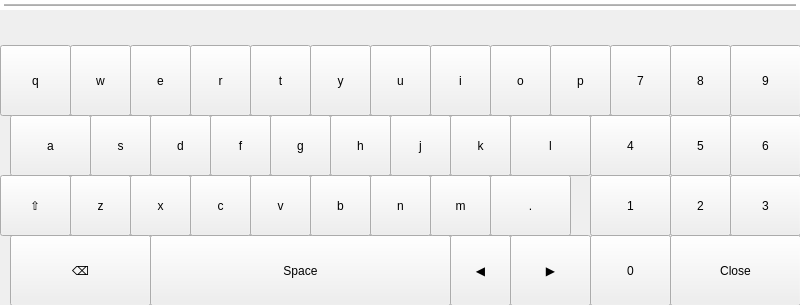
<?xml version="1.0" encoding="UTF-8"?>
<ui version="4.0">
 <class>uiKeyboardAlphanumeric</class>
 <widget class="QWidget" name="uiKeyboardAlphanumeric">
  <property name="geometry">
   <rect>
    <x>0</x>
    <y>0</y>
    <width>800</width>
    <height>305</height>
   </rect>
  </property>
  <property name="windowTitle">
   <string>Frame</string>
  </property>
  <widget class="Backdrop" name="uiDropshadow">
   <property name="geometry">
    <rect>
     <x>0</x>
     <y>0</y>
     <width>800</width>
     <height>10</height>
    </rect>
   </property>
   <property name="styleSheet">
    <string notr="true">
				background: rgba(255,255,255,128);
				border: 4px solid white;
				background: qlineargradient(x1:0 y1:0, x2:0 y2:1, stop:0 transparent, stop:1 rgba(0,0,0,128));
			</string>
   </property>
   <property name="customStyleSheet" stdset="0">
    <string>background: qlineargradient(x1:0 y1:0, x2:0 y2:1, stop:0 transparent, stop:1 rgba(0,0,0,128));</string>
   </property>
  </widget>
  <widget class="Backdrop" name="backdrop">
   <property name="geometry">
    <rect>
     <x>0</x>
     <y>10</y>
     <width>800</width>
     <height>300</height>
    </rect>
   </property>
  </widget>
  <widget class="QWidget" name="uiSuggestionBar">
   <property name="geometry">
    <rect>
     <x>0</x>
     <y>0</y>
     <width>801</width>
     <height>51</height>
    </rect>
   </property>
   <layout class="QHBoxLayout" name="uiSuggestionBarLayout">
    <property name="spacing">
     <number>0</number>
    </property>
   </layout>
  </widget>
  <widget class="QWidget" name="uiKeyPanel" native="true">
   <property name="geometry">
    <rect>
     <x>0</x>
     <y>45</y>
     <width>800</width>
     <height>260</height>
    </rect>
   </property>
   <widget class="Button" name="ui9">
    <property name="geometry">
     <rect>
      <x>730</x>
      <y>0</y>
      <width>71</width>
      <height>71</height>
     </rect>
    </property>
    <property name="text">
     <string>9</string>
    </property>
    <property name="clickMarginLeft" stdset="0">
     <enum>Button::none</enum>
    </property>
    <property name="clickMarginRight" stdset="0">
     <enum>Button::half</enum>
    </property>
    <property name="clickMarginTop" stdset="0">
     <enum>Button::half</enum>
    </property>
    <property name="clickMarginBottom" stdset="0">
     <enum>Button::none</enum>
    </property>
    <property name="customStyleSheet" stdset="0">
     <string>Button { font-size: 22px; }</string>
    </property>
   </widget>
   <widget class="Button" name="uiClose">
    <property name="geometry">
     <rect>
      <x>670</x>
      <y>190</y>
      <width>131</width>
      <height>71</height>
     </rect>
    </property>
    <property name="text">
     <string>Close</string>
    </property>
    <property name="clickMarginLeft" stdset="0">
     <enum>Button::none</enum>
    </property>
    <property name="clickMarginRight" stdset="0">
     <enum>Button::half</enum>
    </property>
    <property name="clickMarginTop" stdset="0">
     <enum>Button::none</enum>
    </property>
    <property name="clickMarginBottom" stdset="0">
     <enum>Button::half</enum>
    </property>
    <property name="customStyleSheet" stdset="0">
     <string>Button { font-size: 22px; }</string>
    </property>
   </widget>
   <widget class="Button" name="uiDot">
    <property name="geometry">
     <rect>
      <x>490</x>
      <y>130</y>
      <width>81</width>
      <height>61</height>
     </rect>
    </property>
    <property name="text">
     <string>.</string>
    </property>
    <property name="clickMarginLeft" stdset="0">
     <enum>Button::none</enum>
    </property>
    <property name="clickMarginTop" stdset="0">
     <enum>Button::none</enum>
    </property>
    <property name="clickMarginBottom" stdset="0">
     <enum>Button::none</enum>
    </property>
    <property name="customStyleSheet" stdset="0">
     <string>Button { font-size: 22px; }</string>
    </property>
   </widget>
   <widget class="Button" name="uiX">
    <property name="geometry">
     <rect>
      <x>130</x>
      <y>130</y>
      <width>61</width>
      <height>61</height>
     </rect>
    </property>
    <property name="text">
     <string>x</string>
    </property>
    <property name="clickMarginLeft" stdset="0">
     <enum>Button::none</enum>
    </property>
    <property name="clickMarginRight" stdset="0">
     <enum>Button::none</enum>
    </property>
    <property name="clickMarginTop" stdset="0">
     <enum>Button::none</enum>
    </property>
    <property name="clickMarginBottom" stdset="0">
     <enum>Button::none</enum>
    </property>
    <property name="customStyleSheet" stdset="0">
     <string>Button { font-size: 22px; }</string>
    </property>
   </widget>
   <widget class="Button" name="uiT">
    <property name="geometry">
     <rect>
      <x>250</x>
      <y>0</y>
      <width>61</width>
      <height>71</height>
     </rect>
    </property>
    <property name="text">
     <string>t</string>
    </property>
    <property name="clickMarginLeft" stdset="0">
     <enum>Button::none</enum>
    </property>
    <property name="clickMarginRight" stdset="0">
     <enum>Button::none</enum>
    </property>
    <property name="clickMarginTop" stdset="0">
     <enum>Button::half</enum>
    </property>
    <property name="clickMarginBottom" stdset="0">
     <enum>Button::none</enum>
    </property>
    <property name="customStyleSheet" stdset="0">
     <string>Button { font-size: 22px; }</string>
    </property>
   </widget>
   <widget class="Button" name="uiSpace">
    <property name="geometry">
     <rect>
      <x>150</x>
      <y>190</y>
      <width>301</width>
      <height>71</height>
     </rect>
    </property>
    <property name="text">
     <string>Space</string>
    </property>
    <property name="clickMarginLeft" stdset="0">
     <enum>Button::none</enum>
    </property>
    <property name="clickMarginRight" stdset="0">
     <enum>Button::none</enum>
    </property>
    <property name="clickMarginTop" stdset="0">
     <enum>Button::none</enum>
    </property>
    <property name="clickMarginBottom" stdset="0">
     <enum>Button::half</enum>
    </property>
    <property name="customStyleSheet" stdset="0">
     <string>Button { font-size: 22px; }</string>
    </property>
   </widget>
   <widget class="Button" name="uiRight">
    <property name="geometry">
     <rect>
      <x>510</x>
      <y>190</y>
      <width>81</width>
      <height>71</height>
     </rect>
    </property>
    <property name="text">
     <string>▶</string>
    </property>
    <property name="autoRepeat">
     <bool>true</bool>
    </property>
    <property name="autoRepeatDelay">
     <number>500</number>
    </property>
    <property name="clickMarginLeft" stdset="0">
     <enum>Button::none</enum>
    </property>
    <property name="clickMarginTop" stdset="0">
     <enum>Button::none</enum>
    </property>
    <property name="clickMarginBottom" stdset="0">
     <enum>Button::half</enum>
    </property>
    <property name="customStyleSheet" stdset="0">
     <string>Button { font-size: 22px; }</string>
    </property>
   </widget>
   <widget class="Button" name="uiF">
    <property name="geometry">
     <rect>
      <x>210</x>
      <y>70</y>
      <width>61</width>
      <height>61</height>
     </rect>
    </property>
    <property name="text">
     <string>f</string>
    </property>
    <property name="clickMarginLeft" stdset="0">
     <enum>Button::none</enum>
    </property>
    <property name="clickMarginRight" stdset="0">
     <enum>Button::none</enum>
    </property>
    <property name="clickMarginTop" stdset="0">
     <enum>Button::none</enum>
    </property>
    <property name="clickMarginBottom" stdset="0">
     <enum>Button::none</enum>
    </property>
    <property name="customStyleSheet" stdset="0">
     <string>Button { font-size: 22px; }</string>
    </property>
   </widget>
   <widget class="Button" name="uiW">
    <property name="geometry">
     <rect>
      <x>70</x>
      <y>0</y>
      <width>61</width>
      <height>71</height>
     </rect>
    </property>
    <property name="text">
     <string>w</string>
    </property>
    <property name="clickMarginLeft" stdset="0">
     <enum>Button::none</enum>
    </property>
    <property name="clickMarginRight" stdset="0">
     <enum>Button::none</enum>
    </property>
    <property name="clickMarginTop" stdset="0">
     <enum>Button::half</enum>
    </property>
    <property name="clickMarginBottom" stdset="0">
     <enum>Button::none</enum>
    </property>
    <property name="customStyleSheet" stdset="0">
     <string>Button { font-size: 22px; }</string>
    </property>
   </widget>
   <widget class="Button" name="ui6">
    <property name="geometry">
     <rect>
      <x>730</x>
      <y>70</y>
      <width>71</width>
      <height>61</height>
     </rect>
    </property>
    <property name="text">
     <string>6</string>
    </property>
    <property name="clickMarginLeft" stdset="0">
     <enum>Button::none</enum>
    </property>
    <property name="clickMarginRight" stdset="0">
     <enum>Button::half</enum>
    </property>
    <property name="clickMarginTop" stdset="0">
     <enum>Button::none</enum>
    </property>
    <property name="clickMarginBottom" stdset="0">
     <enum>Button::none</enum>
    </property>
    <property name="customStyleSheet" stdset="0">
     <string>Button { font-size: 22px; }</string>
    </property>
   </widget>
   <widget class="Button" name="uiQ">
    <property name="geometry">
     <rect>
      <x>0</x>
      <y>0</y>
      <width>71</width>
      <height>71</height>
     </rect>
    </property>
    <property name="text">
     <string>q</string>
    </property>
    <property name="clickMarginLeft" stdset="0">
     <enum>Button::half</enum>
    </property>
    <property name="clickMarginRight" stdset="0">
     <enum>Button::none</enum>
    </property>
    <property name="clickMarginTop" stdset="0">
     <enum>Button::half</enum>
    </property>
    <property name="clickMarginBottom" stdset="0">
     <enum>Button::none</enum>
    </property>
    <property name="customStyleSheet" stdset="0">
     <string>Button { font-size: 22px; }</string>
    </property>
   </widget>
   <widget class="Button" name="uiM">
    <property name="geometry">
     <rect>
      <x>430</x>
      <y>130</y>
      <width>61</width>
      <height>61</height>
     </rect>
    </property>
    <property name="text">
     <string>m</string>
    </property>
    <property name="clickMarginLeft" stdset="0">
     <enum>Button::none</enum>
    </property>
    <property name="clickMarginRight" stdset="0">
     <enum>Button::none</enum>
    </property>
    <property name="clickMarginTop" stdset="0">
     <enum>Button::none</enum>
    </property>
    <property name="clickMarginBottom" stdset="0">
     <enum>Button::none</enum>
    </property>
    <property name="customStyleSheet" stdset="0">
     <string>Button { font-size: 22px; }</string>
    </property>
   </widget>
   <widget class="Button" name="uiU">
    <property name="geometry">
     <rect>
      <x>370</x>
      <y>0</y>
      <width>61</width>
      <height>71</height>
     </rect>
    </property>
    <property name="text">
     <string>u</string>
    </property>
    <property name="clickMarginLeft" stdset="0">
     <enum>Button::none</enum>
    </property>
    <property name="clickMarginRight" stdset="0">
     <enum>Button::none</enum>
    </property>
    <property name="clickMarginTop" stdset="0">
     <enum>Button::half</enum>
    </property>
    <property name="clickMarginBottom" stdset="0">
     <enum>Button::none</enum>
    </property>
    <property name="customStyleSheet" stdset="0">
     <string>Button { font-size: 22px; }</string>
    </property>
   </widget>
   <widget class="Button" name="uiP">
    <property name="geometry">
     <rect>
      <x>550</x>
      <y>0</y>
      <width>61</width>
      <height>71</height>
     </rect>
    </property>
    <property name="text">
     <string>p</string>
    </property>
    <property name="clickMarginLeft" stdset="0">
     <enum>Button::none</enum>
    </property>
    <property name="clickMarginRight" stdset="0">
     <enum>Button::none</enum>
    </property>
    <property name="clickMarginTop" stdset="0">
     <enum>Button::half</enum>
    </property>
    <property name="clickMarginBottom" stdset="0">
     <enum>Button::none</enum>
    </property>
    <property name="customStyleSheet" stdset="0">
     <string>Button { font-size: 22px; }</string>
    </property>
   </widget>
   <widget class="Button" name="ui5">
    <property name="geometry">
     <rect>
      <x>670</x>
      <y>70</y>
      <width>61</width>
      <height>61</height>
     </rect>
    </property>
    <property name="text">
     <string>5</string>
    </property>
    <property name="clickMarginLeft" stdset="0">
     <enum>Button::none</enum>
    </property>
    <property name="clickMarginRight" stdset="0">
     <enum>Button::none</enum>
    </property>
    <property name="clickMarginTop" stdset="0">
     <enum>Button::none</enum>
    </property>
    <property name="clickMarginBottom" stdset="0">
     <enum>Button::none</enum>
    </property>
    <property name="customStyleSheet" stdset="0">
     <string>Button { font-size: 22px; }</string>
    </property>
   </widget>
   <widget class="Button" name="uiBackspace">
    <property name="geometry">
     <rect>
      <x>10</x>
      <y>190</y>
      <width>141</width>
      <height>71</height>
     </rect>
    </property>
    <property name="text">
     <string>⌫</string>
    </property>
    <property name="autoRepeat">
     <bool>true</bool>
    </property>
    <property name="autoRepeatDelay">
     <number>500</number>
    </property>
    <property name="clickMarginRight" stdset="0">
     <enum>Button::none</enum>
    </property>
    <property name="clickMarginTop" stdset="0">
     <enum>Button::none</enum>
    </property>
    <property name="clickMarginBottom" stdset="0">
     <enum>Button::half</enum>
    </property>
    <property name="customStyleSheet" stdset="0">
     <string>Button { font-size: 22px; }</string>
    </property>
   </widget>
   <widget class="Button" name="uiR">
    <property name="geometry">
     <rect>
      <x>190</x>
      <y>0</y>
      <width>61</width>
      <height>71</height>
     </rect>
    </property>
    <property name="text">
     <string>r</string>
    </property>
    <property name="clickMarginLeft" stdset="0">
     <enum>Button::none</enum>
    </property>
    <property name="clickMarginRight" stdset="0">
     <enum>Button::none</enum>
    </property>
    <property name="clickMarginTop" stdset="0">
     <enum>Button::half</enum>
    </property>
    <property name="clickMarginBottom" stdset="0">
     <enum>Button::none</enum>
    </property>
    <property name="customStyleSheet" stdset="0">
     <string>Button { font-size: 22px; }</string>
    </property>
   </widget>
   <widget class="Button" name="uiShift">
    <property name="geometry">
     <rect>
      <x>0</x>
      <y>130</y>
      <width>71</width>
      <height>61</height>
     </rect>
    </property>
    <property name="text">
     <string>⇧</string>
    </property>
    <property name="clickMarginLeft" stdset="0">
     <enum>Button::half</enum>
    </property>
    <property name="clickMarginRight" stdset="0">
     <enum>Button::none</enum>
    </property>
    <property name="clickMarginTop" stdset="0">
     <enum>Button::none</enum>
    </property>
    <property name="clickMarginBottom" stdset="0">
     <enum>Button::none</enum>
    </property>
    <property name="customStyleSheet" stdset="0">
     <string>Button { font-size: 22px; }</string>
    </property>
   </widget>
   <widget class="Button" name="uiLeft">
    <property name="geometry">
     <rect>
      <x>450</x>
      <y>190</y>
      <width>61</width>
      <height>71</height>
     </rect>
    </property>
    <property name="text">
     <string>◀</string>
    </property>
    <property name="autoRepeat">
     <bool>true</bool>
    </property>
    <property name="autoRepeatDelay">
     <number>500</number>
    </property>
    <property name="clickMarginLeft" stdset="0">
     <enum>Button::none</enum>
    </property>
    <property name="clickMarginRight" stdset="0">
     <enum>Button::none</enum>
    </property>
    <property name="clickMarginTop" stdset="0">
     <enum>Button::none</enum>
    </property>
    <property name="clickMarginBottom" stdset="0">
     <enum>Button::half</enum>
    </property>
    <property name="customStyleSheet" stdset="0">
     <string>Button { font-size: 22px; }</string>
    </property>
   </widget>
   <widget class="Button" name="uiE">
    <property name="geometry">
     <rect>
      <x>130</x>
      <y>0</y>
      <width>61</width>
      <height>71</height>
     </rect>
    </property>
    <property name="text">
     <string>e</string>
    </property>
    <property name="clickMarginLeft" stdset="0">
     <enum>Button::none</enum>
    </property>
    <property name="clickMarginRight" stdset="0">
     <enum>Button::none</enum>
    </property>
    <property name="clickMarginTop" stdset="0">
     <enum>Button::half</enum>
    </property>
    <property name="clickMarginBottom" stdset="0">
     <enum>Button::none</enum>
    </property>
    <property name="customStyleSheet" stdset="0">
     <string>Button { font-size: 22px; }</string>
    </property>
   </widget>
   <widget class="Button" name="uiB">
    <property name="geometry">
     <rect>
      <x>310</x>
      <y>130</y>
      <width>61</width>
      <height>61</height>
     </rect>
    </property>
    <property name="text">
     <string>b</string>
    </property>
    <property name="clickMarginLeft" stdset="0">
     <enum>Button::none</enum>
    </property>
    <property name="clickMarginRight" stdset="0">
     <enum>Button::none</enum>
    </property>
    <property name="clickMarginTop" stdset="0">
     <enum>Button::none</enum>
    </property>
    <property name="clickMarginBottom" stdset="0">
     <enum>Button::none</enum>
    </property>
    <property name="customStyleSheet" stdset="0">
     <string>Button { font-size: 22px; }</string>
    </property>
   </widget>
   <widget class="Button" name="ui7">
    <property name="geometry">
     <rect>
      <x>610</x>
      <y>0</y>
      <width>61</width>
      <height>71</height>
     </rect>
    </property>
    <property name="text">
     <string>7</string>
    </property>
    <property name="clickMarginLeft" stdset="0">
     <enum>Button::none</enum>
    </property>
    <property name="clickMarginRight" stdset="0">
     <enum>Button::none</enum>
    </property>
    <property name="clickMarginTop" stdset="0">
     <enum>Button::half</enum>
    </property>
    <property name="clickMarginBottom" stdset="0">
     <enum>Button::none</enum>
    </property>
    <property name="customStyleSheet" stdset="0">
     <string>Button { font-size: 22px; }</string>
    </property>
   </widget>
   <widget class="Button" name="ui2">
    <property name="geometry">
     <rect>
      <x>670</x>
      <y>130</y>
      <width>61</width>
      <height>61</height>
     </rect>
    </property>
    <property name="text">
     <string>2</string>
    </property>
    <property name="clickMarginLeft" stdset="0">
     <enum>Button::none</enum>
    </property>
    <property name="clickMarginRight" stdset="0">
     <enum>Button::none</enum>
    </property>
    <property name="clickMarginTop" stdset="0">
     <enum>Button::none</enum>
    </property>
    <property name="clickMarginBottom" stdset="0">
     <enum>Button::none</enum>
    </property>
    <property name="customStyleSheet" stdset="0">
     <string>Button { font-size: 22px; }</string>
    </property>
   </widget>
   <widget class="Button" name="ui1">
    <property name="geometry">
     <rect>
      <x>590</x>
      <y>130</y>
      <width>81</width>
      <height>61</height>
     </rect>
    </property>
    <property name="text">
     <string>1</string>
    </property>
    <property name="clickMarginRight" stdset="0">
     <enum>Button::none</enum>
    </property>
    <property name="clickMarginTop" stdset="0">
     <enum>Button::none</enum>
    </property>
    <property name="clickMarginBottom" stdset="0">
     <enum>Button::none</enum>
    </property>
    <property name="customStyleSheet" stdset="0">
     <string>Button { font-size: 22px; }</string>
    </property>
   </widget>
   <widget class="Button" name="uiZ">
    <property name="geometry">
     <rect>
      <x>70</x>
      <y>130</y>
      <width>61</width>
      <height>61</height>
     </rect>
    </property>
    <property name="text">
     <string>z</string>
    </property>
    <property name="clickMarginLeft" stdset="0">
     <enum>Button::none</enum>
    </property>
    <property name="clickMarginRight" stdset="0">
     <enum>Button::none</enum>
    </property>
    <property name="clickMarginTop" stdset="0">
     <enum>Button::none</enum>
    </property>
    <property name="clickMarginBottom" stdset="0">
     <enum>Button::none</enum>
    </property>
    <property name="customStyleSheet" stdset="0">
     <string>Button { font-size: 22px; }</string>
    </property>
   </widget>
   <widget class="Button" name="uiG">
    <property name="geometry">
     <rect>
      <x>270</x>
      <y>70</y>
      <width>61</width>
      <height>61</height>
     </rect>
    </property>
    <property name="text">
     <string>g</string>
    </property>
    <property name="clickMarginLeft" stdset="0">
     <enum>Button::none</enum>
    </property>
    <property name="clickMarginRight" stdset="0">
     <enum>Button::none</enum>
    </property>
    <property name="clickMarginTop" stdset="0">
     <enum>Button::none</enum>
    </property>
    <property name="clickMarginBottom" stdset="0">
     <enum>Button::none</enum>
    </property>
    <property name="customStyleSheet" stdset="0">
     <string>Button { font-size: 22px; }</string>
    </property>
   </widget>
   <widget class="Button" name="ui3">
    <property name="geometry">
     <rect>
      <x>730</x>
      <y>130</y>
      <width>71</width>
      <height>61</height>
     </rect>
    </property>
    <property name="text">
     <string>3</string>
    </property>
    <property name="clickMarginLeft" stdset="0">
     <enum>Button::none</enum>
    </property>
    <property name="clickMarginRight" stdset="0">
     <enum>Button::half</enum>
    </property>
    <property name="clickMarginTop" stdset="0">
     <enum>Button::none</enum>
    </property>
    <property name="clickMarginBottom" stdset="0">
     <enum>Button::none</enum>
    </property>
    <property name="customStyleSheet" stdset="0">
     <string>Button { font-size: 22px; }</string>
    </property>
   </widget>
   <widget class="Button" name="uiH">
    <property name="geometry">
     <rect>
      <x>330</x>
      <y>70</y>
      <width>61</width>
      <height>61</height>
     </rect>
    </property>
    <property name="text">
     <string>h</string>
    </property>
    <property name="clickMarginLeft" stdset="0">
     <enum>Button::none</enum>
    </property>
    <property name="clickMarginRight" stdset="0">
     <enum>Button::none</enum>
    </property>
    <property name="clickMarginTop" stdset="0">
     <enum>Button::none</enum>
    </property>
    <property name="clickMarginBottom" stdset="0">
     <enum>Button::none</enum>
    </property>
    <property name="customStyleSheet" stdset="0">
     <string>Button { font-size: 22px; }</string>
    </property>
   </widget>
   <widget class="Button" name="uiA">
    <property name="geometry">
     <rect>
      <x>10</x>
      <y>70</y>
      <width>81</width>
      <height>61</height>
     </rect>
    </property>
    <property name="text">
     <string>a</string>
    </property>
    <property name="clickMarginRight" stdset="0">
     <enum>Button::none</enum>
    </property>
    <property name="clickMarginTop" stdset="0">
     <enum>Button::none</enum>
    </property>
    <property name="clickMarginBottom" stdset="0">
     <enum>Button::none</enum>
    </property>
    <property name="customStyleSheet" stdset="0">
     <string>Button { font-size: 22px; }</string>
    </property>
   </widget>
   <widget class="Button" name="uiK">
    <property name="geometry">
     <rect>
      <x>450</x>
      <y>70</y>
      <width>61</width>
      <height>61</height>
     </rect>
    </property>
    <property name="text">
     <string>k</string>
    </property>
    <property name="clickMarginLeft" stdset="0">
     <enum>Button::none</enum>
    </property>
    <property name="clickMarginRight" stdset="0">
     <enum>Button::none</enum>
    </property>
    <property name="clickMarginTop" stdset="0">
     <enum>Button::none</enum>
    </property>
    <property name="clickMarginBottom" stdset="0">
     <enum>Button::none</enum>
    </property>
    <property name="customStyleSheet" stdset="0">
     <string>Button { font-size: 22px; }</string>
    </property>
   </widget>
   <widget class="Button" name="uiD">
    <property name="geometry">
     <rect>
      <x>150</x>
      <y>70</y>
      <width>61</width>
      <height>61</height>
     </rect>
    </property>
    <property name="text">
     <string>d</string>
    </property>
    <property name="clickMarginLeft" stdset="0">
     <enum>Button::none</enum>
    </property>
    <property name="clickMarginRight" stdset="0">
     <enum>Button::none</enum>
    </property>
    <property name="clickMarginTop" stdset="0">
     <enum>Button::none</enum>
    </property>
    <property name="clickMarginBottom" stdset="0">
     <enum>Button::none</enum>
    </property>
    <property name="customStyleSheet" stdset="0">
     <string>Button { font-size: 22px; }</string>
    </property>
   </widget>
   <widget class="Button" name="uiC">
    <property name="geometry">
     <rect>
      <x>190</x>
      <y>130</y>
      <width>61</width>
      <height>61</height>
     </rect>
    </property>
    <property name="text">
     <string>c</string>
    </property>
    <property name="clickMarginLeft" stdset="0">
     <enum>Button::none</enum>
    </property>
    <property name="clickMarginRight" stdset="0">
     <enum>Button::none</enum>
    </property>
    <property name="clickMarginTop" stdset="0">
     <enum>Button::none</enum>
    </property>
    <property name="clickMarginBottom" stdset="0">
     <enum>Button::none</enum>
    </property>
    <property name="customStyleSheet" stdset="0">
     <string>Button { font-size: 22px; }</string>
    </property>
   </widget>
   <widget class="Button" name="uiO">
    <property name="geometry">
     <rect>
      <x>490</x>
      <y>0</y>
      <width>61</width>
      <height>71</height>
     </rect>
    </property>
    <property name="text">
     <string>o</string>
    </property>
    <property name="clickMarginLeft" stdset="0">
     <enum>Button::none</enum>
    </property>
    <property name="clickMarginRight" stdset="0">
     <enum>Button::none</enum>
    </property>
    <property name="clickMarginTop" stdset="0">
     <enum>Button::half</enum>
    </property>
    <property name="clickMarginBottom" stdset="0">
     <enum>Button::none</enum>
    </property>
    <property name="customStyleSheet" stdset="0">
     <string>Button { font-size: 22px; }</string>
    </property>
   </widget>
   <widget class="Button" name="uiS">
    <property name="geometry">
     <rect>
      <x>90</x>
      <y>70</y>
      <width>61</width>
      <height>61</height>
     </rect>
    </property>
    <property name="text">
     <string>s</string>
    </property>
    <property name="clickMarginLeft" stdset="0">
     <enum>Button::none</enum>
    </property>
    <property name="clickMarginRight" stdset="0">
     <enum>Button::none</enum>
    </property>
    <property name="clickMarginTop" stdset="0">
     <enum>Button::none</enum>
    </property>
    <property name="clickMarginBottom" stdset="0">
     <enum>Button::none</enum>
    </property>
    <property name="customStyleSheet" stdset="0">
     <string>Button { font-size: 22px; }</string>
    </property>
   </widget>
   <widget class="Button" name="uiY">
    <property name="geometry">
     <rect>
      <x>310</x>
      <y>0</y>
      <width>61</width>
      <height>71</height>
     </rect>
    </property>
    <property name="text">
     <string>y</string>
    </property>
    <property name="clickMarginLeft" stdset="0">
     <enum>Button::none</enum>
    </property>
    <property name="clickMarginRight" stdset="0">
     <enum>Button::none</enum>
    </property>
    <property name="clickMarginTop" stdset="0">
     <enum>Button::half</enum>
    </property>
    <property name="clickMarginBottom" stdset="0">
     <enum>Button::none</enum>
    </property>
    <property name="customStyleSheet" stdset="0">
     <string>Button { font-size: 22px; }</string>
    </property>
   </widget>
   <widget class="Button" name="ui0">
    <property name="geometry">
     <rect>
      <x>590</x>
      <y>190</y>
      <width>81</width>
      <height>71</height>
     </rect>
    </property>
    <property name="text">
     <string>0</string>
    </property>
    <property name="clickMarginRight" stdset="0">
     <enum>Button::none</enum>
    </property>
    <property name="clickMarginTop" stdset="0">
     <enum>Button::none</enum>
    </property>
    <property name="clickMarginBottom" stdset="0">
     <enum>Button::half</enum>
    </property>
    <property name="customStyleSheet" stdset="0">
     <string>Button { font-size: 22px; }</string>
    </property>
   </widget>
   <widget class="Button" name="ui4">
    <property name="geometry">
     <rect>
      <x>590</x>
      <y>70</y>
      <width>81</width>
      <height>61</height>
     </rect>
    </property>
    <property name="text">
     <string>4</string>
    </property>
    <property name="clickMarginRight" stdset="0">
     <enum>Button::none</enum>
    </property>
    <property name="clickMarginTop" stdset="0">
     <enum>Button::none</enum>
    </property>
    <property name="clickMarginBottom" stdset="0">
     <enum>Button::none</enum>
    </property>
    <property name="customStyleSheet" stdset="0">
     <string>Button { font-size: 22px; }</string>
    </property>
   </widget>
   <widget class="Button" name="uiV">
    <property name="geometry">
     <rect>
      <x>250</x>
      <y>130</y>
      <width>61</width>
      <height>61</height>
     </rect>
    </property>
    <property name="text">
     <string>v</string>
    </property>
    <property name="clickMarginLeft" stdset="0">
     <enum>Button::none</enum>
    </property>
    <property name="clickMarginRight" stdset="0">
     <enum>Button::none</enum>
    </property>
    <property name="clickMarginTop" stdset="0">
     <enum>Button::none</enum>
    </property>
    <property name="clickMarginBottom" stdset="0">
     <enum>Button::none</enum>
    </property>
    <property name="customStyleSheet" stdset="0">
     <string>Button { font-size: 22px; }</string>
    </property>
   </widget>
   <widget class="Button" name="uiN">
    <property name="geometry">
     <rect>
      <x>370</x>
      <y>130</y>
      <width>61</width>
      <height>61</height>
     </rect>
    </property>
    <property name="text">
     <string>n</string>
    </property>
    <property name="clickMarginLeft" stdset="0">
     <enum>Button::none</enum>
    </property>
    <property name="clickMarginRight" stdset="0">
     <enum>Button::none</enum>
    </property>
    <property name="clickMarginTop" stdset="0">
     <enum>Button::none</enum>
    </property>
    <property name="clickMarginBottom" stdset="0">
     <enum>Button::none</enum>
    </property>
    <property name="customStyleSheet" stdset="0">
     <string>Button { font-size: 22px; }</string>
    </property>
   </widget>
   <widget class="Button" name="uiL">
    <property name="geometry">
     <rect>
      <x>510</x>
      <y>70</y>
      <width>81</width>
      <height>61</height>
     </rect>
    </property>
    <property name="text">
     <string>l</string>
    </property>
    <property name="clickMarginLeft" stdset="0">
     <enum>Button::none</enum>
    </property>
    <property name="clickMarginTop" stdset="0">
     <enum>Button::none</enum>
    </property>
    <property name="clickMarginBottom" stdset="0">
     <enum>Button::none</enum>
    </property>
    <property name="customStyleSheet" stdset="0">
     <string>Button { font-size: 22px; }</string>
    </property>
   </widget>
   <widget class="Button" name="uiJ">
    <property name="geometry">
     <rect>
      <x>390</x>
      <y>70</y>
      <width>61</width>
      <height>61</height>
     </rect>
    </property>
    <property name="text">
     <string>j</string>
    </property>
    <property name="clickMarginLeft" stdset="0">
     <enum>Button::none</enum>
    </property>
    <property name="clickMarginRight" stdset="0">
     <enum>Button::none</enum>
    </property>
    <property name="clickMarginTop" stdset="0">
     <enum>Button::none</enum>
    </property>
    <property name="clickMarginBottom" stdset="0">
     <enum>Button::none</enum>
    </property>
    <property name="customStyleSheet" stdset="0">
     <string>Button { font-size: 22px; }</string>
    </property>
   </widget>
   <widget class="Button" name="uiI">
    <property name="geometry">
     <rect>
      <x>430</x>
      <y>0</y>
      <width>61</width>
      <height>71</height>
     </rect>
    </property>
    <property name="text">
     <string>i</string>
    </property>
    <property name="clickMarginLeft" stdset="0">
     <enum>Button::none</enum>
    </property>
    <property name="clickMarginRight" stdset="0">
     <enum>Button::none</enum>
    </property>
    <property name="clickMarginTop" stdset="0">
     <enum>Button::half</enum>
    </property>
    <property name="clickMarginBottom" stdset="0">
     <enum>Button::none</enum>
    </property>
    <property name="customStyleSheet" stdset="0">
     <string>Button { font-size: 22px; }</string>
    </property>
   </widget>
   <widget class="Button" name="ui8">
    <property name="geometry">
     <rect>
      <x>670</x>
      <y>0</y>
      <width>61</width>
      <height>71</height>
     </rect>
    </property>
    <property name="text">
     <string>8</string>
    </property>
    <property name="clickMarginLeft" stdset="0">
     <enum>Button::none</enum>
    </property>
    <property name="clickMarginRight" stdset="0">
     <enum>Button::none</enum>
    </property>
    <property name="clickMarginTop" stdset="0">
     <enum>Button::half</enum>
    </property>
    <property name="clickMarginBottom" stdset="0">
     <enum>Button::none</enum>
    </property>
    <property name="customStyleSheet" stdset="0">
     <string>Button { font-size: 22px; }</string>
    </property>
   </widget>
  </widget>
  <zorder>uiSuggestionBar</zorder>
  <zorder>backdrop</zorder>
  <zorder>uiKeyPanel</zorder>
  <zorder>uiDropshadow</zorder>
 </widget>
 <customwidgets>
  <customwidget>
   <class>Backdrop</class>
   <extends>QLabel</extends>
   <header>backdrop</header>
  </customwidget>
  <customwidget>
   <class>Button</class>
   <extends>QPushButton</extends>
   <header>button</header>
  </customwidget>
 </customwidgets>
 <tabstops>
  <tabstop>uiQ</tabstop>
  <tabstop>uiW</tabstop>
  <tabstop>uiE</tabstop>
  <tabstop>uiR</tabstop>
  <tabstop>uiT</tabstop>
  <tabstop>uiY</tabstop>
  <tabstop>uiU</tabstop>
  <tabstop>uiI</tabstop>
  <tabstop>uiO</tabstop>
  <tabstop>uiP</tabstop>
  <tabstop>ui7</tabstop>
  <tabstop>ui8</tabstop>
  <tabstop>ui9</tabstop>
  <tabstop>uiA</tabstop>
  <tabstop>uiS</tabstop>
  <tabstop>uiD</tabstop>
  <tabstop>uiF</tabstop>
  <tabstop>uiG</tabstop>
  <tabstop>uiH</tabstop>
  <tabstop>uiJ</tabstop>
  <tabstop>uiK</tabstop>
  <tabstop>uiL</tabstop>
  <tabstop>ui4</tabstop>
  <tabstop>ui5</tabstop>
  <tabstop>ui6</tabstop>
  <tabstop>uiShift</tabstop>
  <tabstop>uiZ</tabstop>
  <tabstop>uiX</tabstop>
  <tabstop>uiC</tabstop>
  <tabstop>uiV</tabstop>
  <tabstop>uiB</tabstop>
  <tabstop>uiN</tabstop>
  <tabstop>uiM</tabstop>
  <tabstop>uiDot</tabstop>
  <tabstop>ui1</tabstop>
  <tabstop>ui2</tabstop>
  <tabstop>ui3</tabstop>
  <tabstop>uiBackspace</tabstop>
  <tabstop>uiSpace</tabstop>
  <tabstop>uiLeft</tabstop>
  <tabstop>uiRight</tabstop>
  <tabstop>ui0</tabstop>
  <tabstop>uiClose</tabstop>
 </tabstops>
 <resources/>
 <connections/>
</ui>
